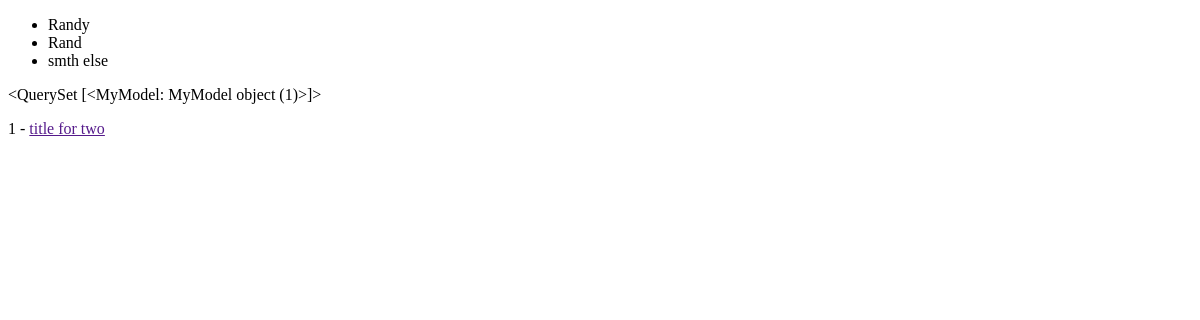
The app's page /two/list/, older data.
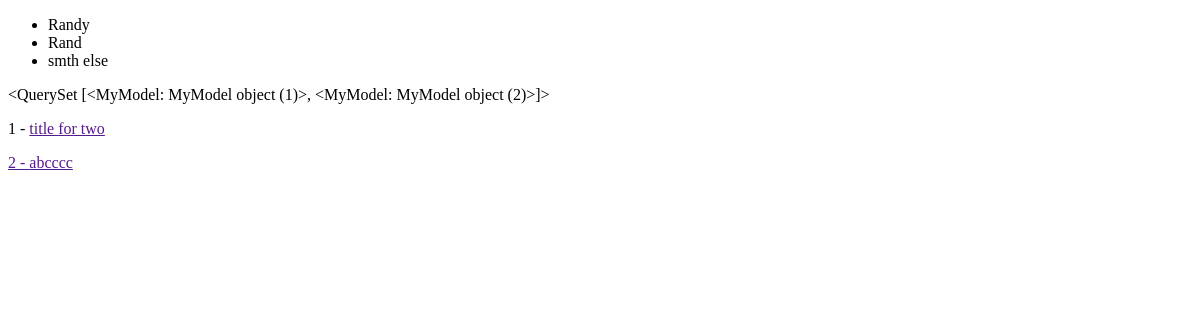
The same page, newer data.
### two/models.py (models this page shows)
class MyModel(models.Model):
    title = models.CharField(max_length=100)

### two/views.py (the view)
# urls.py: path('list/', MyList.as_view() , name="idk_list"),
class MyList(View):
    template_name = "idk_list.html"
    queryset = MyModel.objects.all()
    def get_queryset(self):
        return self.queryset
    def get(self, request, *args, **kwargs):
        context = { "object_list": self.get_queryset() }
        return render(request, self.template_name , context)

### templates/idk_list.html
{% extends 'base.html' %}
{% block content %}
{{ object_list }}
{% for elem in object_list %}
   <p> {{ elem.id }} -  <a href="{{elem.get_absolute_url}}">  {{ elem.title }} </p>
{% endfor %}
{% endblock  %}

Row changes from the older to the newer data that the page shows:
computed for MyModel "title for two": id "<QuerySet [<MyModel: MyModel object (1)>]>" → "<QuerySet [<MyModel: MyModel object (1)>, <MyModel: MyModel object (2)>]>"
added MyModel: id "2", title "abcccc"
